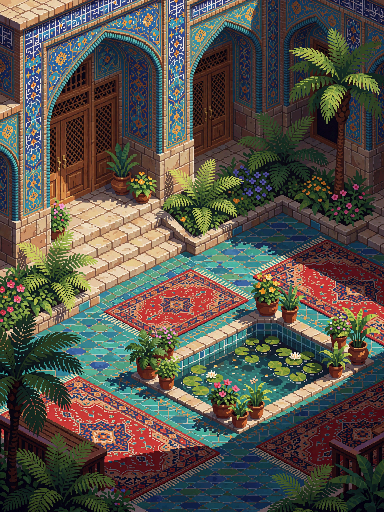
#> input picture native.png, 384 x 512 px
$ python diag.py
#> lines starting #> are read from the running program, lines starting #| are printed output that depends on the picture
### app/engine/segment.py
"""Pixel Sway engine — auto-segmentation (plan §4 "one-click auto-segment suggestions").

Ported from the origin session's courtyard pipeline (`seg_depth.py`) but made *generic*:
the old script hardcoded courtyard polygons (pool quad, wall poly) and sampled floor
colours from fixed pixel patches. None of that can ship in an app that accepts arbitrary
pixel art, so the geometry is replaced by portable rules:

  1. Colour classes are decided per *palette entry* after a palette snap, not per pixel —
     dither noise cannot shred an object into a hundred classes.
  2. A core class covers only ~50% of an object's real pixels (measured against the origin
     ground truth: the rest is interior shading/outline that landed in other classes), so
     every core is **grown** into its own silhouette (dilate -> hole-fill -> erode,
     windowed, ratio-capped).
  3. One object is usually *several* colour-class fragments (a rug = red field + border
     motifs, a palm = a few frond clusters), so same-class fragments within `merge_k` px
     are merged before growing. Without this the candidate count is ~2x the object count
     and the suggestion cap throws real objects away.
  4. A "background sheet" test (big + solid) demotes floor/wall-scale blobs out of the
     object list — that is what the hardcoded floor-patch sampling used to achieve.
  5. Water touching the frame border is floor/wall *material*; only interior, compact
     water is a pool, and only pools can hold lily pads.

Suggestions are never authoritative (plan §7): the editor imports them as editable masks.
"""
import time

import numpy as np

from . import depth as dep
from . import imaging as im
from . import recognise as rec

# kind: 'object' = animatable / game object (plan §8), 'region' = plate material
# (floor/wall/water sheet), unchecked by default in the import dialog.
CLASS_INFO = {
    'plant':     ('object', (90, 210, 90)),
    'lily_pad':  ('object', (70, 200, 160)),
    'pot':       ('object', (210, 130, 60)),
    'carpet':    ('object', (225, 80, 90)),
    'fringe':    ('object', (245, 225, 150)),
    'water':     ('object', (60, 130, 220)),
    'stone':     ('region', (200, 200, 210)),
    'wood':      ('region', (150, 100, 55)),
    'shadow':    ('region', (70, 70, 90)),
    'light':     ('region', (240, 240, 235)),
    'ground':    ('region', (110, 170, 120)),
    'misc':      ('region', (130, 130, 140)),
}

DEFAULTS = dict(
    snap=96,               # palette colours used for class decisions
    min_object_px=25,      # origin used 25px for plants; below that is dither speckle
    min_core_px=12,        # smaller *cores* are allowed: growth usually lifts them over
                           # min_object_px, and dropping them here lost real small plants
    min_carpet_px=60,
    min_pot_px=25,
    min_pad_px=16,
    min_region_px_frac=0.004,
    sheet_area_frac=0.02,  # >=2% of frame ...
    sheet_fill=0.72,       # ... and this solid -> background material, not an object
    huge_area_frac=0.06,   # >=6% of frame -> never an object, whatever the shape
    close_plants=1,        # morphological close iterations before component split
    close_carpets=2,
    pad_water_frac=0.50,   # share of a green core inside a pool -> lily pad
    pad_max_px=2600,
    grow_r=2,              # core growth: dilate radius
    grow_erode=1,          # core growth: erode back (net +1px halo, plan §4 halo control)
    grow_max_ratio=3.5,    # grown area cap vs core area
    merge_k=2,             # same-class fragments within 2*k px are one object
    # per-kind ceiling on a merged object, as a fraction of the frame. Without it,
    # chained merges produce 12%-of-frame "plants" that are not editable objects.
    max_px_frac={'plant': 0.05, 'carpet': 0.09, 'pot': 0.012, 'lily_pad': 0.012,
                 'fringe': 0.01, 'water': 0.20},
    pot_max_h=26, pot_max_w=28,
    pot_dir='any',         # foliage near a brown comp ('any') or only above it ('above')
    pot_near=4,
    max_per_kind=45,       # safety valve: no single class may flood the suggestion list
    absorb_gap=14,         # over-cap candidates merge into a same-kind neighbour this close
                           # (sweep: 14 -> 85.9% recall vs 8 -> 81.2%; see tests/sweep.py)
    kind_floor=3,          # every detected kind keeps at least this many suggestion slots
    region_reserve=4,      # suggestion slots kept for plate material (walkmask/regions)
    include_regions=True,  # UI toggle: offer plate material alongside recognised objects
    recognise=True,        # UI toggle: name suggestions by recognised object type
    depth_split=False,     # M6b: split a fused suggestion at ground-row jumps (the
    depth_split_thresh=3,  # cut line plan §8 used to leave to the user)
    min_suggestions_cap=200,
)

# claiming priority: small/under-foot objects first so big growers cannot eat them
ORDER = ('pot', 'lily_pad', 'plant', 'carpet', 'fringe', 'water')
MIN_PX_KEY = {'pot': 'min_pot_px', 'lily_pad': 'min_pad_px', 'carpet': 'min_carpet_px',
              'plant': 'min_object_px', 'fringe': None, 'water': 'min_region_px'}


# ---------------------------------------------------------------- colour classes


def classify(a, cfg=None):
    """Palette-snap RGB -> (class map int16, class names, cfg).

    Rule order matters (a palette entry takes the first class it matches): shadow, water,
    carpet, blossom, brown, light, stone, fringe, plant, ground, misc.
    """
    d = dict(DEFAULTS, **(cfg or {}))
    idx, pal = im.quantize(a, d['snap'])
    hue, sat, val = im.hsv_maps(pal)
    r, g, b = (pal[:, i].astype(np.int16) for i in range(3))

    names = []

    def cid(name):
        if name not in names:
            names.append(name)
        return names.index(name) + 1          # 0 = unassigned

    cls_entry = np.zeros(len(pal), np.int16)
    for i in range(len(pal)):
        h, s, v = float(hue[i]), float(sat[i]), float(val[i])
        green = 55 <= h <= 180 and s > 0.22 and v > 0.10 and g[i] > b[i]
        if v < 0.16:
            n = 'shadow'
        elif green:
            n = 'plant'                       # green wins over teal: pads are yellow-green
        elif 160 <= h <= 270 and s > 0.20 and v > 0.12:
            n = 'water'
        elif (h < 15 or h > 345) and s > 0.35 and v > 0.18:
            n = 'carpet'
        elif 285 <= h <= 345 and s > 0.22 and v > 0.30:
            n = 'blossom'                     # pink flowers: foliage, not carpet
        elif 8 <= h <= 45 and s > 0.28 and 0.15 <= v <= 0.88 and r[i] >= g[i] >= b[i]:
            n = 'brown'
        elif s < 0.22 and v > 0.72:
            n = 'light'
        elif s < 0.45 and v > 0.42 and 10 <= h <= 85:
            n = 'stone'
        elif s < 0.35 and v > 0.55 and (h < 70 or h > 300):
            n = 'fringe'
        elif 15 <= h <= 50 and s > 0.40 and v > 0.45:
            n = 'blossom'                     # orange blossoms
        elif 70 <= h <= 165 and s > 0.18 and 0.15 <= v <= 0.70:
            n = 'ground'                      # olive/desaturated green: floor, not foliage
        else:
            n = 'misc'
        cls_entry[i] = cid(n)

    return cls_entry[idx], names, d


# [13 lines left out: functions _mask, _is_sheet, not called in this run]


def _touches_border(bbox, shape):
    x0, y0, x1, y1 = bbox
    return x0 <= 0 or y0 <= 0 or x1 >= shape[1] - 1 or y1 >= shape[0] - 1


# ---------------------------------------------------------------- merge + grow


# [400 lines left out: functions _agglomerate, _merge_and_grow, _bbox_gap, _fit_to_cap, auto_segment, _suggest and 2 more, not called in this run]

### app/engine/imaging.py
"""Pixel Sway engine — integer-pixel image operators.

Everything here works on the art's *native* grid (after grid detection + downsample).
Hard rule (plan §2): integer-pixel operators only — no interpolation, no float resampling,
so masks and sprites stay pixel-crisp and palette-safe.

Contents
    detect_grid      pixel-art grid (largest uniform p x p block)
    quantize         palette snap (denoises dither; plan §2.7)
    hsv_maps         hue/sat/val from RGB
    dilate4/erode4/close4/holefill   4-neighbour morphology
    scanline_flood   run-based flood fill (fast on pixel art)
    wand             magic-wand colour-tolerance fill
    components       run-based connected components (union-find, no scipy)
    rle_encode/decode  compact wire format for masks (JSON friendly)
    mask png helpers
"""
import io

import numpy as np
from PIL import Image

# ---------------------------------------------------------------- grid


# [15 lines left out: function detect_grid, not called in this run]


def native_from(a, p):
    """Downsample by grid size p (take the top-left pixel of each block)."""
    return a[::p, ::p]


# ---------------------------------------------------------------- colour


def quantize(a, colors=64):
    """Palette-snap an HxWx3 uint8 image -> (index map, palette Nx3 int16).

    Origin session lesson: the courtyard art carries ~19.7k near-duplicate colours
    (dither noise). Snapping to a small palette both denoises it and shrinks GIFs.
    """
    im = Image.fromarray(np.ascontiguousarray(a.astype(np.uint8))).convert('RGB')
    q = im.quantize(colors=int(colors), method=Image.MEDIANCUT, dither=Image.Dither.NONE)
    idx = np.asarray(q).astype(np.int32)
    pal = np.array(q.getpalette(), np.int16).reshape(-1, 3)
    n = int(idx.max()) + 1 if idx.size else 0
    return idx, pal[:max(n, 1)]


def hsv_maps(a):
    """RGB (0..255, any int/float dtype) -> (hue deg 0..360, sat 0..1, val 0..1).

    Accepts both HxWx3 images and Nx3 palettes (channel axis is always last).
    """
    arr = np.asarray(a, np.float32) / 255.0
    cmax = arr.max(-1)
    cmin = arr.min(-1)
    df = cmax - cmin
    r, g, b = arr[..., 0], arr[..., 1], arr[..., 2]
    hue = np.zeros(arr.shape[:-1], np.float32)
    m = (cmax == r) & (df > 0)
    hue[m] = ((g - b)[m] / df[m]) % 6
    m = (cmax == g) & (df > 0)
    hue[m] = ((b - r)[m] / df[m]) + 2
    m = (cmax == b) & (df > 0)
    hue[m] = ((r - g)[m] / df[m]) + 4
    hue *= 60.0
    sat = np.where(cmax > 0, df / np.maximum(cmax, 1e-6), 0.0).astype(np.float32)
    return hue, sat, cmax


# [30 lines left out: functions golden_color, dilate4, erode4, not called in this run]


def close4(m, it=1):
    """Dilate then erode — joins fragmented parts, fills 1px gaps (lily-pad lesson)."""
    return erode4(dilate4(m.copy(), it), it)


# [147 lines left out: functions _border_seeds, scanline_flood, holefill, window, grow_core, wand and 1 more, not called in this run]


_HUE_SAT_MIN = 0.30
_HUE_VAL_MIN = 0.14
_LEAK_FRAC = 0.12          # >12% of the frame means "shared material" -> tighten
_LEAK_STEPS = (2.0, 1.5, 1.0)


# [30 lines left out: function _hue_wand, not called in this run]


# ---------------------------------------------------------------- components


class _DSU:
    __slots__ = ('p',)

    def __init__(self, n):
        self.p = list(range(n))

    # [94 lines left out: functions find, union, row_runs, components, mask_from_runs, not called in this run]


def biggest(comps):
    """Union of component pixel sets -> bool mask."""
    return comps


# ---------------------------------------------------------------- rle / png


# [66 lines left out: functions rle_encode, rle_decode, mask_png_bytes, mask_from_png_bytes, bbox_of, stats_of, not called in this run]

### app/tests/diag.py
"""Diagnostics: where do auto-seg's spurious objects come from? Dumps class totals,
component-count/size histograms per base name, timing, and per-class debug PNGs."""
import collections
import os
import sys
import time

import numpy as np
from PIL import Image

sys.path.insert(0, os.path.dirname(os.path.dirname(os.path.abspath(__file__))))
from engine import imaging as im          # noqa: E402
from engine import segment                # noqa: E402
import gt_stats                           # noqa: E402

ROOT = os.path.dirname(os.path.dirname(os.path.dirname(os.path.abspath(__file__))))
OUT = os.path.join(ROOT, 'app', 'tests')


def main():
    nat = np.asarray(Image.open(os.path.join(ROOT, 'native.png')))
#> nat is the input picture: shape (512, 384, 3); mean R, G, B 88.1, 83.7, 74.1
    H, W = nat.shape[:2]
#> H = 512; W = 384

    t = time.time()
    cls, names, qrgb, brown_id, d = segment.classify(nat, {})
#> in classify, `d = dict(DEFAULTS, **(cfg or {}))`: d = 32 items
#> in quantize, `q = im.quantize(colors=int(colors), method=Image.MEDIANCUT, dither=Ima..`:
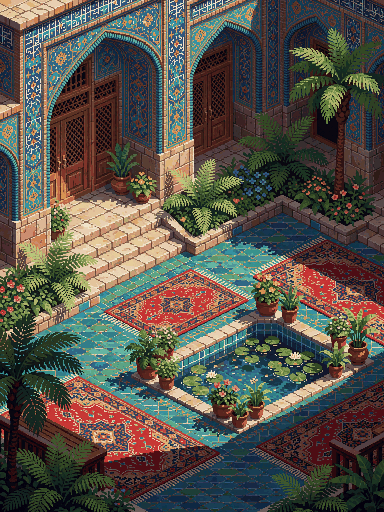
#> q: PIL image 384x512 P; mean R, G, B 87.8, 83.3, 74.1
#> in quantize, `idx = np.asarray(q).astype(np.int32)`:
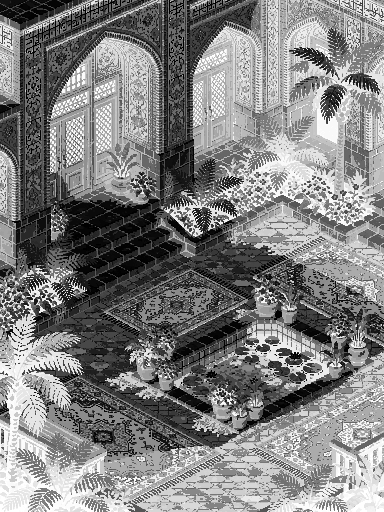
#> idx: shape (512, 384) int32; min 0, max 95, mean 48; drawn with min black and max white
#> in quantize, `pal = np.array(q.getpalette(), np.int16).reshape(-1, 3)`: pal = 96 rows, first 8: [240, 227, 203], [234, 214, 180], [232, 207, 178], [230, 204, 155], [227, 196, 156], [221, 183, 150], [222, 180, 122], [221, 166, 110]
#> in quantize, `n = int(idx.max()) + 1 if idx.size else 0`: n = 96
#> in hsv_maps, `arr = np.asarray(a, np.float32) / 255.0`: arr = 96 rows, first 8: [0.941, 0.89, 0.796], [0.918, 0.839, 0.706], [0.91, 0.812, 0.698], [0.902, 0.8, 0.608], [0.89, 0.769, 0.612], [0.867, 0.718, 0.588], [0.871, 0.706, 0.478], [0.867, 0.651, 0.431]
#> in hsv_maps, `cmax = arr.max(-1)`: cmax = 96 values, max 0.941 at index 0, min 0.051 at index 95, mean 0.432
#> in hsv_maps, `cmin = arr.min(-1)`: cmin = 96 values, max 0.796 at index 0, min 0 at index 95, mean 0.226
#> in hsv_maps, `df = cmax - cmin`: df = 96 values, max 0.584 at index 53, min 0.0118 at index 90, mean 0.206
#> in hsv_maps, `r, g, b = arr[..., 0], arr[..., 1], arr[..., 2]`: r = 96 values, max 0.941 at index 0, min 0.0118 at index 95, mean 0.352; g = 96 values, max 0.89 at index 0, min 0 at index 95, mean 0.33; b = 96 values, max 0.796 at index 0, min 0.051 at index 92, mean 0.291
#> in hsv_maps, `sat = np.where(cmax > 0, df / np.maximum(cmax, 1e-6), 0.0).astype(np.f..`: sat = 96 values, max 1 at index 95, min 0.0588 at index 36, mean 0.498
#> in classify, `hue, sat, val = im.hsv_maps(pal)`: hue = 96 values, max 359.6 at index 53, min 0 at index 37, mean 134.2; val has the same summary as cmax in hsv_maps
#> in classify, `r, g, b = (pal[:, i].astype(np.int16) for i in range(3))`: r = 96 values, max 240 at index 0, min 3 at index 95, mean 89.77; g = 96 values, max 227 at index 0, min 0 at index 95, mean 84.24; b = 96 values, max 203 at index 0, min 13 at index 92, mean 74.26
#> in classify, `cls_entry = np.zeros(len(pal), np.int16)`: cls_entry = 96 values from 0 to 0
#> the loop in classify, `for i in range(len(pal)):` made 96 passes
#> (h, s, v, green, n) on passes 1 to 12: (38.92, 0.154, 0.941, False, 'light'), (37.78, 0.231, 0.918, False, 'stone'), (32.22, 0.233, 0.91, False, 'stone'), (39.2, 0.326, 0.902, False, 'stone'), (33.8, 0.313, 0.89, False, 'stone'), (27.89, 0.321, 0.867, False, 'brown'), (34.8, 0.45, 0.871, False, 'brown'), (30.27, 0.502, 0.867, False, 'brown'), (71.2, 0.379, 0.776, True, 'plant'), (64.11, 0.406, 0.706, True, 'plant'), (46.09, 0.375, 0.722, False, 'stone'), (165.8, 0.442, 0.71, True, 'plant')
#> after the loop in classify, `for i in range(len(pal)):`: cls_entry = 96 values, max 8 at index 85, min 1 at index 0, mean 4.9
    print(f'classify {1000 * (time.time() - t):.0f} ms  palette entries -> {names}')

    # per-class component histogram
    for n in names:
        m = cls == (names.index(n) + 1)
        px = int(m.sum())
        if not px:
            continue
        t = time.time()
        comps = im.components(m, 1, 8)
        sizes = sorted((c['px'] for c in comps), reverse=True)
        big = [c for c in comps if c['px'] >= 25]
        print(f'{n:8s} px={px:6d} ({px / (H * W) * 100:4.1f}%) comps={len(comps):4d} '
              f'>=25px={len(big):4d} top10={sizes[:10]} [{1000 * (time.time() - t):.0f} ms]')

    t = time.time()
    res = segment.auto_segment(nat, max_suggestions=10 ** 6)   # no cap: see everything
    print(f'\nauto_segment (uncapped) {1000 * (time.time() - t):.0f} ms')
    hist = collections.defaultdict(list)
    for s in res['suggestions']:
        hist[(s['kind'], s['name'].rsplit('_', 1)[0])].append(s['px'])
    for k in sorted(hist):
        v = sorted(hist[k], reverse=True)
        print(f'  {k[0]:6s} {k[1]:10s} n={len(v):4d} px>=25:{sum(1 for x in v if x >= 25):4d} '
              f'top={v[:8]}')
    print(f"  TOTAL suggestions={len(res['suggestions'])} "
          f"objects={sum(1 for s in res['suggestions'] if s['kind'] == 'object')}")

    # class debug image
    rgb = np.zeros((H, W, 3), np.uint8)
    for i, n in enumerate(names):
        rgb[cls == i + 1] = im.golden_color(i * 7)
    Image.fromarray(rgb).resize((W * 2, H * 2), Image.NEAREST).save(os.path.join(OUT, 'diag_classes.png'))
    Image.fromarray(segment.render_debug(res, (H, W))).resize(
        (W * 2, H * 2), Image.NEAREST).save(os.path.join(OUT, 'diag_suggestions.png'))

    # ground truth: which classes does each GT object's pixels fall in?
    seg, gt = gt_stats.objects(25)
    print('\nGT object pixels by my class (leak check):')
    for o in sorted(gt, key=lambda o: -o['px'])[:14]:
        gtm = seg == o['cid']
        vals, cnts = np.unique(cls[gtm], return_counts=True)
        top = ', '.join(f'{names[v - 1] if v else "none"}:{c * 100 // o["px"]}%'
                        for v, c in sorted(zip(vals, cnts), key=lambda t: -t[1])[:4])
        print(f'  {o["name"]:14s} {o["px"]:6d}px  ->  {top}')


if __name__ == '__main__':
#> (the run stopped early here; a loop or call above may not have finished)

$ run again, with contact_sheet.png copied over native.png
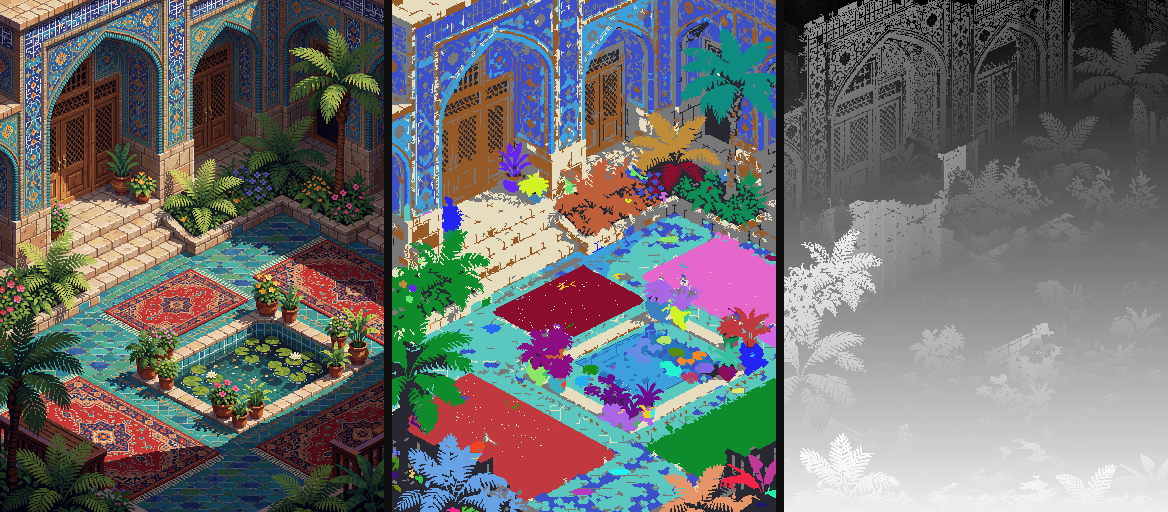
#> input picture contact_sheet.png, 1168 x 512 px
#> in main, nat is the input picture: shape (512, 1168, 3); mean R, G, B 110.7, 111.2, 111.1
#> d = 32 items
#> in quantize, `q = im.quantize(colors=int(colors), method=Image.MEDIANCUT, dither=Ima..`:
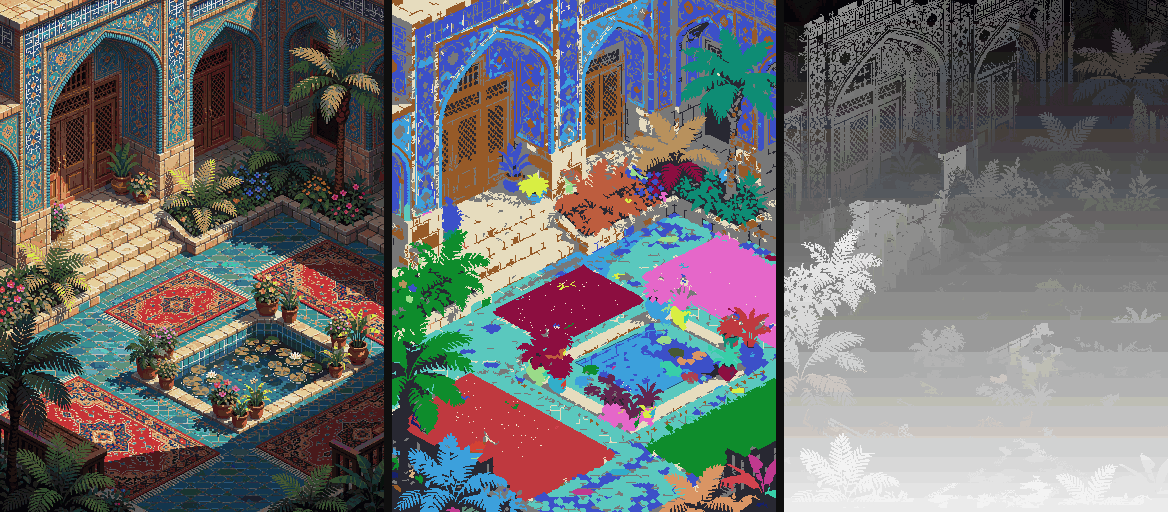
#> q: PIL image 1168x512 P; mean R, G, B 110.6, 111, 111.3
#> in quantize, `idx = np.asarray(q).astype(np.int32)`:
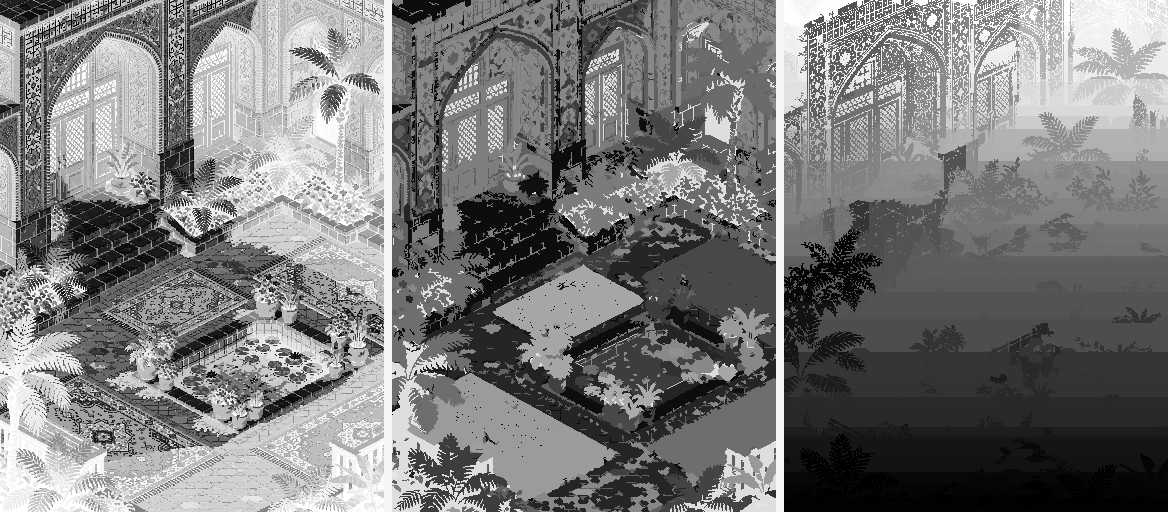
#> idx: shape (512, 1168) int32; min 0, max 95, mean 45.9; drawn with min black and max white
#> in quantize, `pal = np.array(q.getpalette(), np.int16).reshape(-1, 3)`: pal = 96 rows, first 8: [243, 243, 243], [235, 235, 235], [228, 228, 228], [222, 222, 222], [243, 231, 205], [230, 220, 190], [216, 238, 67], [216, 216, 216]
#> in quantize, `n = int(idx.max()) + 1 if idx.size else 0`: n = 96
#> arr = 96 rows, first 8: [0.953, 0.953, 0.953], [0.922, 0.922, 0.922], [0.894, 0.894, 0.894], [0.871, 0.871, 0.871], [0.953, 0.906, 0.804], [0.902, 0.863, 0.745], [0.847, 0.933, 0.263], [0.847, 0.847, 0.847]
#> cmax = 96 values, max 0.953 at index 0, min 0.0314 at index 95, mean 0.521
#> cmin = 96 values, max 0.953 at index 0, min 0.0157 at index 95, mean 0.342
#> df = 96 values, max 0.671 at index 6, min 0 at index 0, mean 0.179
#> in hsv_maps, `r, g, b = arr[..., 0], arr[..., 1], arr[..., 2]`: r = 96 values, max 0.953 at index 0, min 0.0196 at index 95, mean 0.444; g = 96 values, max 0.953 at index 0, min 0.0157 at index 95, mean 0.427; b = 96 values, max 0.953 at index 0, min 0.0314 at index 95, mean 0.42
#> in hsv_maps, `sat = np.where(cmax > 0, df / np.maximum(cmax, 1e-6), 0.0).astype(np.f..`: sat = 96 values, max 0.9 at index 40, min 0 at index 0, mean 0.331
#> in classify, `hue, sat, val = im.hsv_maps(pal)`: hue = 96 values, max 358.7 at index 71, min 0 at index 0, mean 140; val has the same summary as cmax in hsv_maps
#> in classify, `r, g, b = (pal[:, i].astype(np.int16) for i in range(3))`: r = 96 values, max 243 at index 0, min 5 at index 95, mean 113.3; g = 96 values, max 243 at index 0, min 4 at index 95, mean 109; b = 96 values, max 243 at index 0, min 8 at index 95, mean 107.1
#> in classify, `cls_entry = np.zeros(len(pal), np.int16)`: cls_entry = 96 values from 0 to 0
#> the loop in classify, `for i in range(len(pal)):` made 96 passes
#> (h, s, v, green, n) on passes 1 to 8: (0, 0, 0.953, False, 'light'), (0, 0, 0.922, False, 'light'), (0, 0, 0.894, False, 'light'), (0, 0, 0.871, False, 'light'), (41.05, 0.156, 0.953, False, 'light'), (45, 0.174, 0.902, False, 'light'), (67.72, 0.718, 0.933, True, 'plant'), (0, 0, 0.847, False, 'light')
#> after the loop in classify, `for i in range(len(pal)):`: cls_entry = 96 values, max 11 at index 88, min 1 at index 0, mean 5.58
